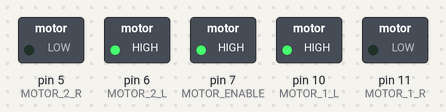
The sketch below on a simulated Arduino Uno, built with avr-gcc and run on an emulated ATmega328P. Shown: switched loads named in the sketch (green lamp = pin HIGH).

Above: at 0.5 s.
At 1.5 s:
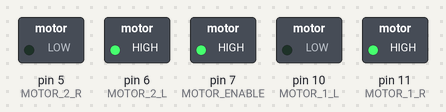
At 5.5 s:
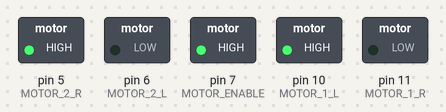
Timing chart, 0 to 6.9 s (numbered marks = the images above):
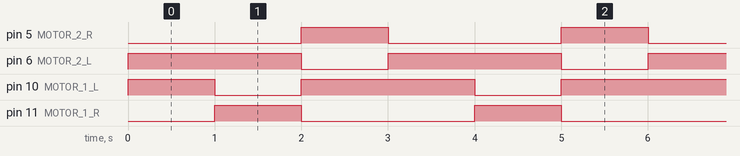

Measured:
- by itself, pin 5 (MOTOR_2_R), pin 11 (MOTOR_1_R): alternates HIGH for 1.0 s and LOW for 2.0 s
- by itself, pin 6 (MOTOR_2_L): alternates HIGH for 2.0 s and LOW for 1.0 s
- by itself, pin 10 (MOTOR_1_L): repeats every 3.0 s: LOW 1.0 s, HIGH 2.0 s

The sketch:

motorTest.ino
```cpp
// Define motor control pins
#define MOTOR_1_R 11 // Right direction for motor 1 (forward)
#define MOTOR_1_L 10  // Left direction for motor 1 (backward)
#define MOTOR_2_R 5 // Right direction for motor 2 (forward)
#define MOTOR_2_L 6 // Left direction for motor 2 (backward)
#define MOTOR_ENABLE 7 // Enable motor control

void setup() {
  // Set motor control pins as output
  pinMode(MOTOR_ENABLE, OUTPUT);
  pinMode(MOTOR_1_L, OUTPUT);
  pinMode(MOTOR_1_R, OUTPUT);
  pinMode(MOTOR_2_L, OUTPUT);
  pinMode(MOTOR_2_R, OUTPUT);
  digitalWrite(MOTOR_ENABLE, HIGH);
}
void loop() {
  // Move forward: both motors forward
  //moveForward(1);
  analogWrite(MOTOR_1_R, 255);
  analogWrite(MOTOR_1_L, 0);
  analogWrite(MOTOR_2_R, 255);
  analogWrite(MOTOR_2_L, 0);

  // Move backward: both motors backward
  //moveBackward(1);
  analogWrite(MOTOR_1_R, 0);
  analogWrite(MOTOR_1_L, 255);
  analogWrite(MOTOR_2_R, 0);
  analogWrite(MOTOR_2_L, 255);
  delay(1000);

  // Turn right: motor 1 forward, motor 2 backward
  //turnRight(1);
  analogWrite(MOTOR_1_R, 255);
  analogWrite(MOTOR_1_L, 0);
  analogWrite(MOTOR_2_R, 0);
  analogWrite(MOTOR_2_L, 255);
  delay(1000);

  // Turn left: motor 1 backward, motor 2 forward
  //turnLeft(1);
  analogWrite(MOTOR_1_R, 0);
  analogWrite(MOTOR_1_L, 255);
  analogWrite(MOTOR_2_R, 255);
  analogWrite(MOTOR_2_L, 0);
  delay(1000);
}

void moveForward(float tension) {
  digitalWrite(MOTOR_ENABLE, HIGH);
  analogWrite(MOTOR_1_R, tension * 255);
  analogWrite(MOTOR_1_L, 0);
  analogWrite(MOTOR_2_R, tension * 255);
  analogWrite(MOTOR_2_L, 0);
}

void moveBackward(float tension) {
  digitalWrite(MOTOR_ENABLE, HIGH);
  analogWrite(MOTOR_1_R, 0);
  analogWrite(MOTOR_1_L, tension * 255);
  analogWrite(MOTOR_2_R, 0);
  analogWrite(MOTOR_2_L, tension * 255);
}

void turnRight(float tension) {
  digitalWrite(MOTOR_ENABLE, HIGH);
  analogWrite(MOTOR_1_R, tension * 255);
  analogWrite(MOTOR_1_L, 0);
  analogWrite(MOTOR_2_R, 0);
  analogWrite(MOTOR_2_L, tension * 255);
}

void turnLeft(float tension) {
  digitalWrite(MOTOR_ENABLE, HIGH);
  analogWrite(MOTOR_1_R, 0);
  analogWrite(MOTOR_1_L, tension * 255);
  analogWrite(MOTOR_2_R, tension * 255);
  analogWrite(MOTOR_2_L, 0);
}
```
